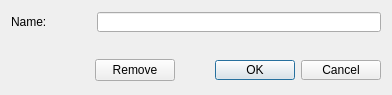
<?xml version="1.0" encoding="UTF-8"?>
<ui version="4.0">
 <class>C_UiStructRecordProperties</class>
 <widget class="QDialog" name="C_UiStructRecordProperties">
  <property name="geometry">
   <rect>
    <x>0</x>
    <y>0</y>
    <width>392</width>
    <height>95</height>
   </rect>
  </property>
  <property name="windowTitle">
   <string>Struct</string>
  </property>
  <layout class="QVBoxLayout" name="verticalLayout">
   <item>
    <layout class="QHBoxLayout" name="horizontalLayout">
     <item>
      <widget class="QLabel" name="label">
       <property name="minimumSize">
        <size>
         <width>80</width>
         <height>20</height>
        </size>
       </property>
       <property name="maximumSize">
        <size>
         <width>80</width>
         <height>20</height>
        </size>
       </property>
       <property name="text">
        <string>Name:</string>
       </property>
      </widget>
     </item>
     <item>
      <widget class="QLineEdit" name="NameLineEdit">
       <property name="minimumSize">
        <size>
         <width>200</width>
         <height>20</height>
        </size>
       </property>
       <property name="maximumSize">
        <size>
         <width>16777215</width>
         <height>20</height>
        </size>
       </property>
      </widget>
     </item>
    </layout>
   </item>
   <item>
    <spacer name="verticalSpacer">
     <property name="orientation">
      <enum>Qt::Vertical</enum>
     </property>
     <property name="sizeType">
      <enum>QSizePolicy::Minimum</enum>
     </property>
     <property name="sizeHint" stdset="0">
      <size>
       <width>20</width>
       <height>20</height>
      </size>
     </property>
    </spacer>
   </item>
   <item>
    <layout class="QHBoxLayout" name="horizontalLayout_2">
     <item>
      <spacer name="horizontalSpacer_2">
       <property name="orientation">
        <enum>Qt::Horizontal</enum>
       </property>
       <property name="sizeHint" stdset="0">
        <size>
         <width>80</width>
         <height>20</height>
        </size>
       </property>
      </spacer>
     </item>
     <item>
      <widget class="QPushButton" name="RemoveButton">
       <property name="text">
        <string>Remove</string>
       </property>
      </widget>
     </item>
     <item>
      <widget class="QDialogButtonBox" name="ButtonBox">
       <property name="minimumSize">
        <size>
         <width>200</width>
         <height>20</height>
        </size>
       </property>
       <property name="maximumSize">
        <size>
         <width>200</width>
         <height>20</height>
        </size>
       </property>
       <property name="orientation">
        <enum>Qt::Horizontal</enum>
       </property>
       <property name="standardButtons">
        <set>QDialogButtonBox::Cancel|QDialogButtonBox::Ok</set>
       </property>
      </widget>
     </item>
    </layout>
   </item>
  </layout>
 </widget>
 <resources/>
 <connections>
  <connection>
   <sender>ButtonBox</sender>
   <signal>accepted()</signal>
   <receiver>C_UiStructRecordProperties</receiver>
   <slot>accept()</slot>
   <hints>
    <hint type="sourcelabel">
     <x>248</x>
     <y>254</y>
    </hint>
    <hint type="destinationlabel">
     <x>157</x>
     <y>274</y>
    </hint>
   </hints>
  </connection>
  <connection>
   <sender>ButtonBox</sender>
   <signal>rejected()</signal>
   <receiver>C_UiStructRecordProperties</receiver>
   <slot>reject()</slot>
   <hints>
    <hint type="sourcelabel">
     <x>316</x>
     <y>260</y>
    </hint>
    <hint type="destinationlabel">
     <x>286</x>
     <y>274</y>
    </hint>
   </hints>
  </connection>
 </connections>
</ui>
